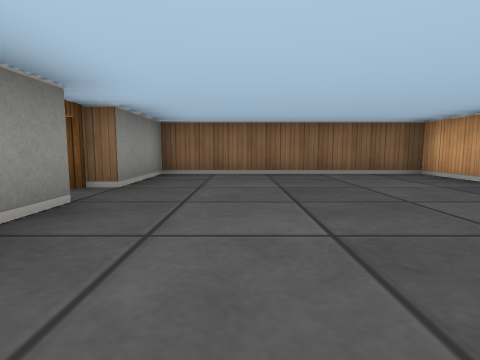
[1] (above)

15 first-person views from a walk through a cub3D maze. The camera is about half as high as the walls, tilts 6° down and sees 80° across. The floor is counted in squares. Each view is taken from the middle of a square. On the plan, view 1 faces up. The plan holds only what a view shows up to about 9 squares ahead; the rest is blank.

[2]
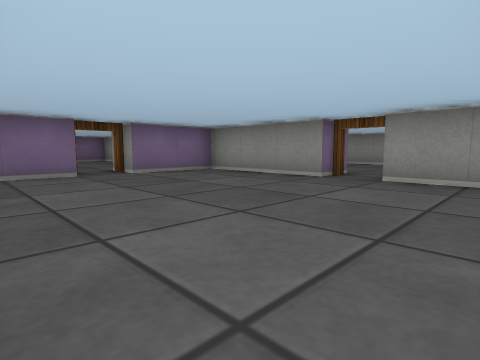

[3]
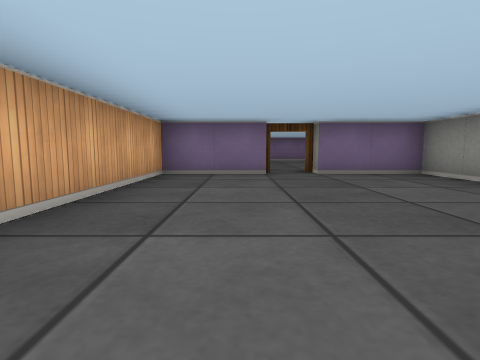

[4]
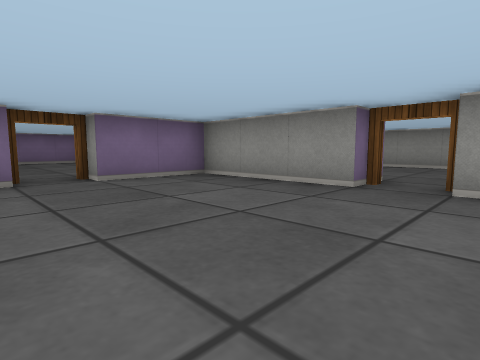

[5]
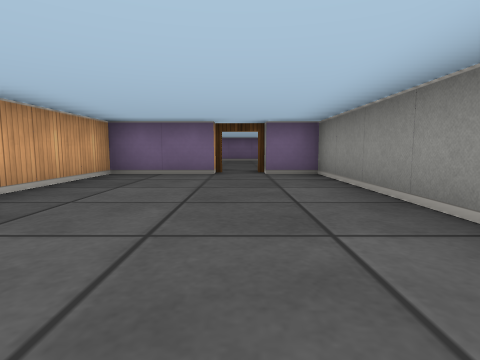

[6]
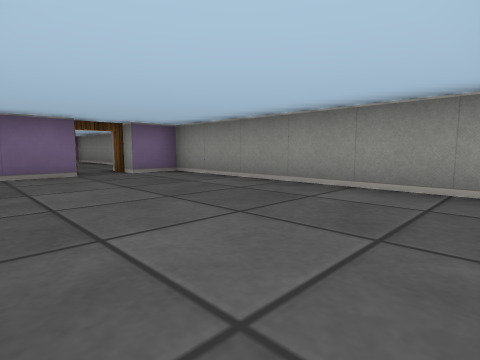

[7]
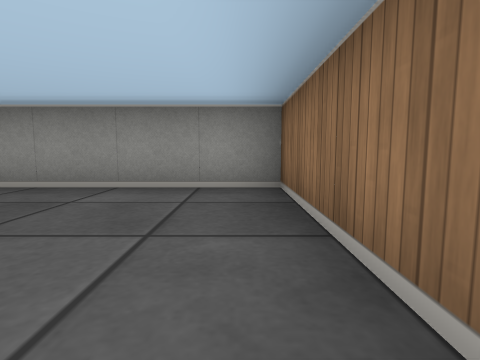

[8]
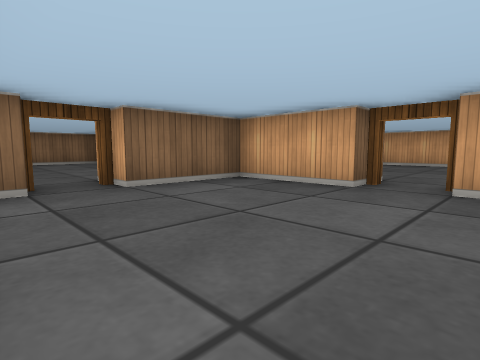

[9]
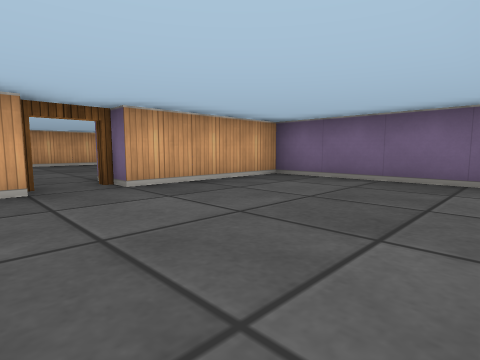

[10]
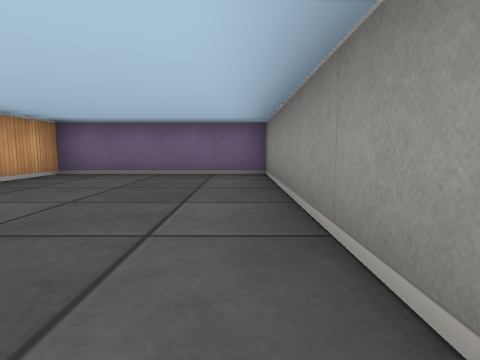

[11]
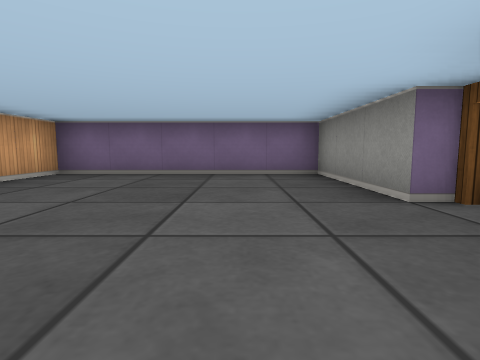

[12]
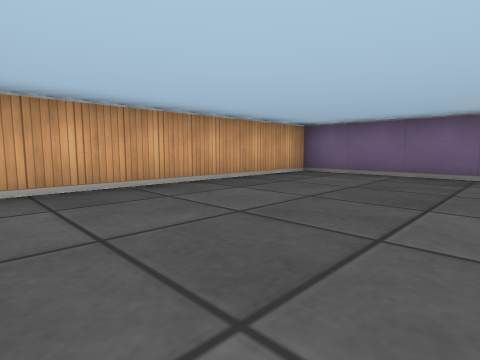

[13]
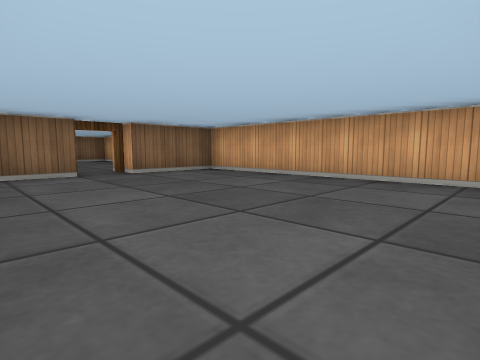

[14]
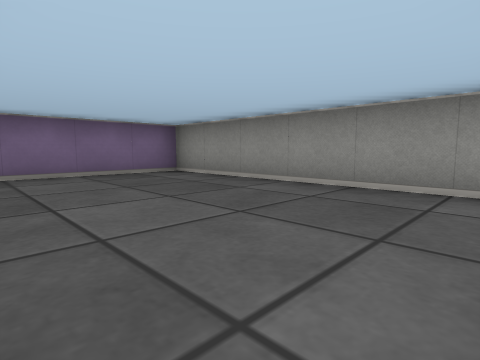

[15]
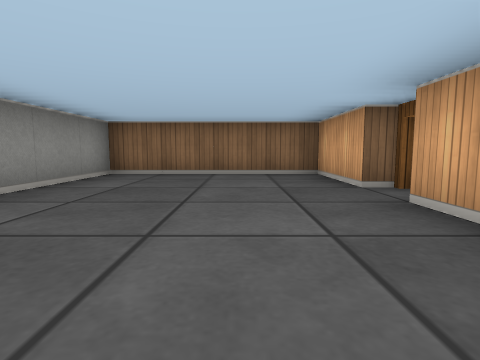

### Floor plan
Points are (right, up) in squares from view 1. A wall is a line through its corners. A room is listed if a view was taken in it or the views show most of it. See-through windows are left out.
Room 1 (views 1, 2, 3, 4)
walls: (-1.5, 2.5) (-1.5, -0.5) (0.5, -0.5); (1.5, -0.5) (3.5, -0.5) (3.5, 5.5) (-1.5, 5.5) (-1.5, 3.5)
ways out: open door at (-2, 3) to room 2; open door at (1, -1) to room 4
Room 2 (views 5, 6, 7, 15)
walls: (-2.5, 3.5) (-2.5, 5.5) (-6.5, 5.5) (-6.5, -0.5) (-5.5, -0.5); (-4.5, -0.5) (-2.5, -0.5) (-2.5, 2.5)
ways out: open door at (-2, 3) to room 1; open door at (-5, -1) to room 3
Room 3 (views 8, 9, 10, 14)
walls: (-6.5, -2.2) (-6.5, -7.5) (-2.5, -7.5) (-2.5, -4.5); (-2.5, -3.5) (-2.5, -1.5) (-4.5, -1.5)
ways out: open door at (-5, -1) to room 2; open door at (-2, -4) to room 4
Room 4 (views 11, 12, 13)
walls: (-1.5, -4.5) (-1.5, -7.5) (3.5, -7.5) (3.5, -1.5) (1.5, -1.5); (0.5, -1.5) (-0.6, -1.5)
ways out: open door at (1, -1) to room 1; open door at (-2, -4) to room 3

Positions as (right, up) in squares from view 1, and headings:
1: (0, 0), facing up
2: (3, 5), facing down-left
3: (2, 5), facing down
4: (2, 4), facing down-left
5: (-5, 5), facing down
6: (-3, 5), facing down-left
7: (-3, 5), facing left
8: (-6, -5), facing up-right
9: (-6, -3), facing down-right
10: (-6, -2), facing down
11: (0, -2), facing down
12: (0, -2), facing down-right
13: (-1, -7), facing up-right
14: (-3, -2), facing down-left
15: (-4, 0), facing up
